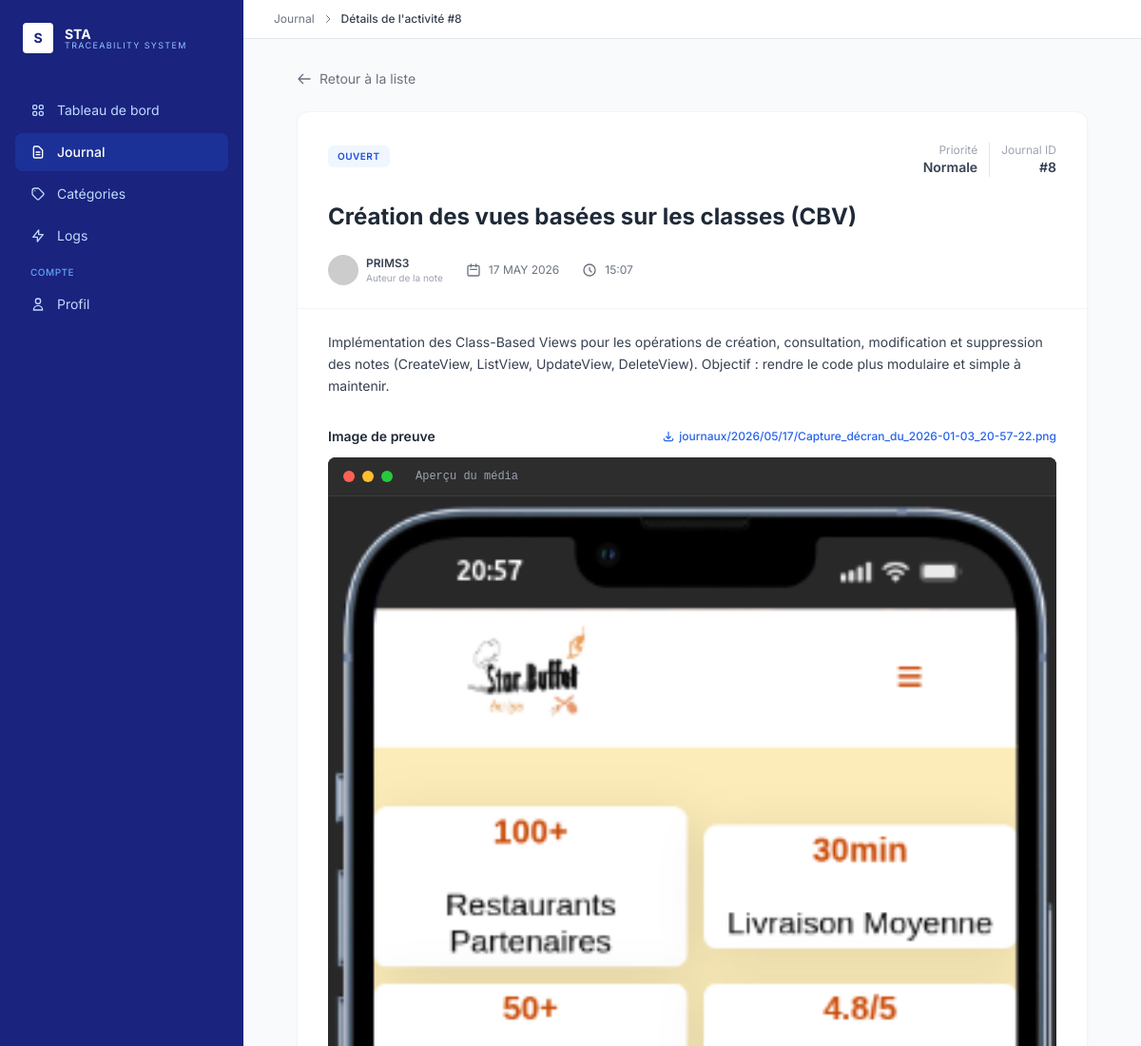
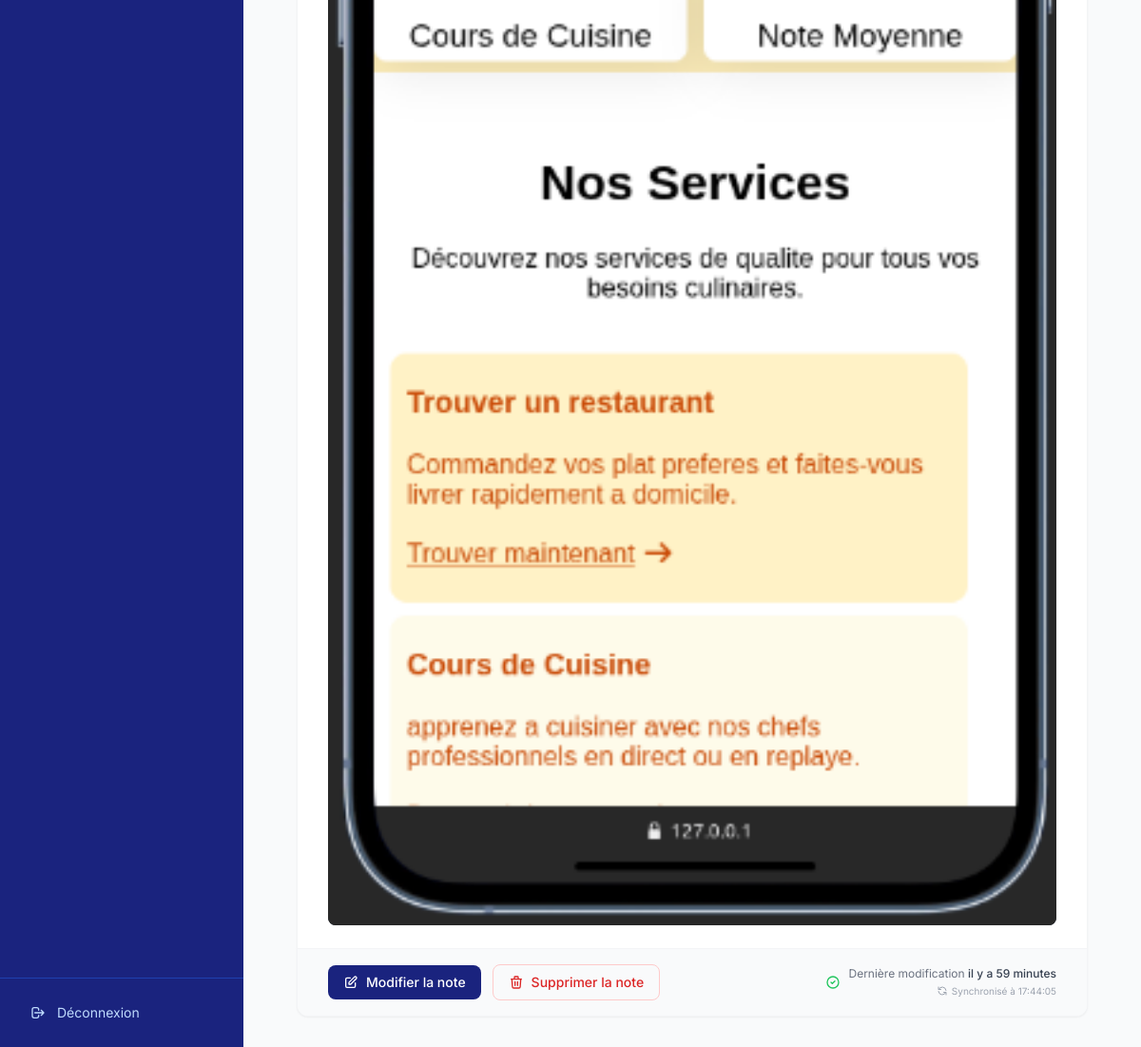
The page /journal/8/ (signed in) on the database its author committed (2 pictures, top to bottom).
### app/models.py (models this page shows, shortened)
class Journal(models.Model):
    PRIORITY_CHOICES = [
        ('basse', 'Basse'),
        ('normale', 'Normale'),
        ('haute', 'Haute'),
    ]
    STATUT_CHOICES = [
        ('ouvert', 'Ouvert'),
        ('en_cours', 'En cours'),
        ('resolu', 'Résolu / Terminé'),
    ]
    titre = models.CharField(max_length=200, verbose_name="Titre de l'activité")
    contenu = models.TextField(verbose_name="Description détaillée")
    image = models.ImageField(upload_to='journaux/%Y/%m/%d/', blank=True, null=True, verbose_name="Image de preuve")
    priorite = models.CharField(max_length=10, choices=PRIORITY_CHOICES, default='normale')
    statut = models.CharField(max_length=15, choices=STATUT_CHOICES, default='ouvert')
    categorie = models.ForeignKey(Categorie, on_delete=models.SET_NULL, null=True, blank=True, related_name='journaux', verbose_name="Catégorie")
    auteur = models.ForeignKey(User, on_delete=models.CASCADE, related_name='journaux')
    date_creation = models.DateTimeField(auto_now_add=True, verbose_name="Créé le")
    date_modification = models.DateTimeField(auto_now=True, verbose_name="Modifié le")
    class Meta:
        ordering = ['-date_creation']
        verbose_name = "Entrée de journal"
        verbose_name_plural = "Entrées de journal"

### app/views.py (the view)
# urls.py: path("journal/<int:pk>/", JournalDetailView.as_view(), name="journal_detail"),
class JournalDetailView(LoginRequiredMixin, generic.DetailView):
    model = Journal
    template_name = "details.html"
    context_object_name = "journal"

### app/templates/details.html (shortened to what this page needs)
<!DOCTYPE html>
<html lang="fr">
<head>
    <script src="https://cdn.tailwindcss.com"></script>
</head>
<body class="bg-gray-50 flex min-h-screen">
    <aside class="w-64 bg-[#1a237e] flex flex-col fixed h-full">
        <div class="p-6 flex items-center gap-3">
            <div class="w-8 h-8 bg-white rounded flex items-center justify-center">
                <span class="text-[#1a237e] font-bold text-sm">S</span>
            </div>
            <div class="flex flex-col">
                <span class="text-white font-bold text-sm leading-none">STA</span>
                <span class="text-[9px] text-blue-300 tracking-[0.15em] uppercase leading-none">Traceability System</span>
            </div>
        </div>
        <nav class="flex-1 px-4 py-4 space-y-1">
            <a href="#" class="flex items-center gap-3 px-4 py-2.5 text-blue-200 hover:text-white hover:bg-blue-800/30 rounded-lg text-sm transition-colors">
                Tableau de bord
            </a>
            <a href="#" class="flex items-center gap-3 px-4 py-2.5 bg-blue-800/50 text-white rounded-lg text-sm font-medium">
                <svg xmlns="http://www.w3.org/2000/svg" class="h-4 w-4" fill="none" viewBox="0 0 24 24" stroke="currentColor">
                    <path stroke-linecap="round" stroke-linejoin="round" stroke-width="2" d="M9 12h6m-6 4h6m2 5H7a2 2 0 01-2-2V5a2 2 0 012-2h5.586a1 1 0 01.707.293l5.414 5.414a1 1 0 01.293.707V19a2 2 0 01-2 2z" />
                </svg>
                Journal
            </a>
            <a href="#" class="flex items-center gap-3 px-4 py-2.5 text-blue-200 hover:text-white hover:bg-blue-800/30 rounded-lg text-sm transition-colors">
                <svg xmlns="http://www.w3.org/2000/svg" class="h-4 w-4" fill="none" viewBox="0 0 24 24" stroke="currentColor">
                    <path stroke-linecap="round" stroke-linejoin="round" stroke-width="2" d="M7 7h.01M7 3h5c.512 0 1.024.195 1.414.586l7 7a2 2 0 010 2.828l-7 7a2 2 0 01-2.828 0l-7-7A1.994 1.994 0 013 12V7a4 4 0 014-4z" />
                </svg>
                Catégories
            </a>
            <a href="#" class="flex items-center gap-3 px-4 py-2.5 text-blue-200 hover:text-white hover:bg-blue-800/30 rounded-lg text-sm transition-colors">
                <svg xmlns="http://www.w3.org/2000/svg" class="h-4 w-4" fill="none" viewBox="0 0 24 24" stroke="currentColor">
                    <path stroke-linecap="round" stroke-linejoin="round" stroke-width="2" d="M13 10V3L4 14h7v7l9-11h-7z" />
                </svg>
                Logs
            </a>
            <div class="mt-6 mb-2 px-4">
                <span class="text-[10px] text-blue-400 uppercase tracking-wider font-medium">Compte</span>
            </div>
            <a href="#" class="flex items-center gap-3 px-4 py-2.5 text-blue-200 hover:text-white hover:bg-blue-800/30 rounded-lg text-sm transition-colors">
                <svg xmlns="http://www.w3.org/2000/svg" class="h-4 w-4" fill="none" viewBox="0 0 24 24" stroke="currentColor">
                    <path stroke-linecap="round" stroke-linejoin="round" stroke-width="2" d="M16 7a4 4 0 11-8 0 4 4 0 018 0zM12 14a7 7 0 00-7 7h14a7 7 0 00-7-7z" />
                </svg>
                Profil
            </a>
        </nav>
        <div class="p-4 border-t border-blue-800">
            <a href="#" class="flex items-center gap-3 px-4 py-2.5 text-blue-200 hover:text-white text-sm transition-colors">
                <svg xmlns="http://www.w3.org/2000/svg" class="h-4 w-4" fill="none" viewBox="0 0 24 24" stroke="currentColor">
                    <path stroke-linecap="round" stroke-linejoin="round" stroke-width="2" d="M17 16l4-4m0 0l-4-4m4 4H7m6 4v1a3 3 0 01-3 3H6a3 3 0 01-3-3V7a3 3 0 013-3h4a3 3 0 013 3v1" />
                </svg>
                Déconnexion
            </a>
        </div>
    </aside>
    <main class="flex-1 ml-64">
        <div class="bg-white border-b border-gray-200 px-8 py-3 flex items-center justify-between">
            <div class="flex items-center gap-2 text-xs text-gray-500">
                <span>Journal</span>
                <svg xmlns="http://www.w3.org/2000/svg" class="h-3 w-3" fill="none" viewBox="0 0 24 24" stroke="currentColor">
                    <path stroke-linecap="round" stroke-linejoin="round" stroke-width="2" d="M9 5l7 7-7 7" />
                </svg>
                <span class="text-gray-700 font-medium">Détails de l'activité #{{ journal.id }}</span>
            </div>
        </div>
        <div class="max-w-4xl mx-auto p-8">
            <a href="{% url 'journal' %}" class="inline-flex items-center gap-2 text-sm text-gray-500 hover:text-gray-700 mb-6 transition-colors">
                <svg xmlns="http://www.w3.org/2000/svg" class="h-4 w-4" fill="none" viewBox="0 0 24 24" stroke="currentColor">
                    <path stroke-linecap="round" stroke-linejoin="round" stroke-width="2" d="M10 19l-7-7m0 0l7-7m-7 7h18" />
                </svg>
                Retour à la liste
            </a>
            <div class="bg-white rounded-xl border border-gray-100 shadow-sm overflow-hidden">
                <div class="px-8 pt-8 pb-6">
                    <div class="flex items-start justify-between mb-6">
                        <div>
                            <span class="inline-flex items-center px-2.5 py-1 rounded-md bg-blue-50 text-blue-700 text-[10px] font-semibold uppercase tracking-wider mb-3">
                                {{ journal.get_statut_display }}
                            </span>
                        </div>
                        <div class="flex items-center gap-3">
                            <div class="text-right">
                                <div class="text-xs text-gray-400">Priorité</div>
                                <div class="text-sm font-semibold text-gray-700">{{ journal.get_priorite_display }}</div>
                            </div>
                            <div class="text-right border-l border-gray-200 pl-3">
                                <div class="text-xs text-gray-400">Journal ID</div>
                                <div class="text-sm font-semibold text-gray-700">#{{ journal.id }}</div>
                            </div>
                        </div>
                    </div>
                    <h1 class="text-2xl font-bold text-gray-800 mb-6">{{ journal.titre }}</h1>
                    <div class="flex items-center gap-6">
                        <div class="flex items-center gap-2">
                            <img src="https://ui-avatars.com/api/?name={{ journal.auteur.username }}&background=random" alt="{{ journal.auteur.username }}" class="w-8 h-8 rounded-full">
                            <div>
                                <div class="text-xs font-semibold text-gray-700">{{ journal.auteur.username|upper }}</div>
                                <div class="text-[10px] text-gray-400">Auteur de la note</div>
                            </div>
                        </div>
                        <div class="flex items-center gap-2 text-xs text-gray-500">
                            <svg xmlns="http://www.w3.org/2000/svg" class="h-4 w-4" fill="none" viewBox="0 0 24 24" stroke="currentColor">
                                <path stroke-linecap="round" stroke-linejoin="round" stroke-width="2" d="M8 7V3m8 4V3m-9 8h10M5 21h14a2 2 0 002-2V7a2 2 0 00-2-2H5a2 2 0 00-2 2v12a2 2 0 002 2z" />
                            </svg>
                            {{ journal.date_creation|date:"d F Y"|upper }}
                        </div>
                        <div class="flex items-center gap-2 text-xs text-gray-500">
                            <svg xmlns="http://www.w3.org/2000/svg" class="h-4 w-4" fill="none" viewBox="0 0 24 24" stroke="currentColor">
                                <path stroke-linecap="round" stroke-linejoin="round" stroke-width="2" d="M12 8v4l3 3m6-3a9 9 0 11-18 0 9 9 0 0118 0z" />
                            </svg>
                            {{ journal.date_creation|date:"H:i" }}
                        </div>
                    </div>
                </div>
                <div class="border-t border-gray-100"></div>
                <div class="px-8 py-6">
                    <div class="space-y-6 text-sm text-gray-700 leading-relaxed">
                        {{ journal.contenu|linebreaks }}
                    </div>
                    {% if journal.image %}
                    <div class="mt-8">
                        <div class="flex items-center justify-between mb-3">
                            <h3 class="text-sm font-semibold text-gray-800">Image de preuve</h3>
                            <a href="{{ journal.image.url }}" target="_blank" class="text-xs text-blue-600 hover:text-blue-700 font-medium flex items-center gap-1">
                                <svg xmlns="http://www.w3.org/2000/svg" class="h-3.5 w-3.5" fill="none" viewBox="0 0 24 24" stroke="currentColor">
                                    <path stroke-linecap="round" stroke-linejoin="round" stroke-width="2" d="M4 16v1a3 3 0 003 3h10a3 3 0 003-3v-1m-4-4l-4 4m0 0l-4-4m4 4V4" />
                                </svg>
                                {{ journal.image.name }}
                            </a>
                        </div>
                        <div class="bg-gray-900 rounded-lg overflow-hidden">
                            <div class="flex items-center gap-2 px-4 py-3 bg-[#2d2d2d] border-b border-[#3e3e3e]">
                                <div class="w-3 h-3 rounded-full bg-[#ff5f56]"></div>
                                <div class="w-3 h-3 rounded-full bg-[#ffbd2e]"></div>
                                <div class="w-3 h-3 rounded-full bg-[#27c93f]"></div>
                                <span class="ml-4 text-xs text-gray-400 font-mono">Aperçu du média</span>
                            </div>
                            <img src="{{ journal.image.url }}" class="w-full h-auto" alt="Preuve">
                        </div>
                    </div>
                    {% endif %}
                </div>
                <div class="px-8 py-4 bg-gray-50 border-t border-gray-100 flex items-center justify-between">
                    {% if journal.auteur == user %}
                    <div class="flex items-center gap-3">
                        <a href="{% url 'journal_update' journal.pk %}" class="inline-flex items-center gap-2 px-4 py-2 bg-[#1a237e] hover:bg-[#0d1642] text-white text-sm font-medium rounded-lg transition-colors">
                            <svg xmlns="http://www.w3.org/2000/svg" class="h-4 w-4" fill="none" viewBox="0 0 24 24" stroke="currentColor">
                                <path stroke-linecap="round" stroke-linejoin="round" stroke-width="2" d="M11 5H6a2 2 0 00-2 2v11a2 2 0 002 2h11a2 2 0 002-2v-5m-1.414-9.414a2 2 0 112.828 2.828L11.828 15H9v-2.828l8.586-8.586z" />
                            </svg>
                            Modifier la note
                        </a>
                        <button onclick="toggleModal('deleteModal')" class="inline-flex items-center gap-2 px-4 py-2 border border-red-200 text-red-600 hover:bg-red-50 text-sm font-medium rounded-lg transition-colors">
                            <svg xmlns="http://www.w3.org/2000/svg" class="h-4 w-4" fill="none" viewBox="0 0 24 24" stroke="currentColor">
                                <path stroke-linecap="round" stroke-linejoin="round" stroke-width="2" d="M19 7l-.867 12.142A2 2 0 0116.138 21H7.862a2 2 0 01-1.995-1.858L5 7m5 4v6m4-6v6m1-10V4a1 1 0 00-1-1h-4a1 1 0 00-1 1v3M4 7h16" />
                            </svg>
                            Supprimer la note
                        </button>
                    </div>
                    {% else %}
                    <div></div>
                    {% endif %}
                    <div class="flex items-center gap-2 text-xs text-gray-500">
                        <svg xmlns="http://www.w3.org/2000/svg" class="h-4 w-4 text-green-500" fill="none" viewBox="0 0 24 24" stroke="currentColor">
                            <path stroke-linecap="round" stroke-linejoin="round" stroke-width="2" d="M9 12l2 2 4-4m6 2a9 9 0 11-18 0 9 9 0 0118 0z" />
                        </svg>
                        <div class="flex flex-col items-end">
                            <span>Dernière modification <span class="font-medium text-gray-700">il y a {{ journal.date_modification|timesince }}</span></span>
                            <span class="flex items-center gap-1 text-[10px] text-gray-400 mt-0.5">
                                <svg xmlns="http://www.w3.org/2000/svg" class="h-3 w-3" fill="none" viewBox="0 0 24 24" stroke="currentColor">
                                    <path stroke-linecap="round" stroke-linejoin="round" stroke-width="2" d="M4 4v5h.582m15.356 2A8.001 8.001 0 004.582 9m0 0H9m11 11v-5h-.581m0 0a8.003 8.003 0 01-15.357-2m15.357 2H15" />
                                </svg>
                                Synchronisé à {% now "H:i:s" %}
                            </span>
                        </div>
                    </div>
                </div>
            </div>
        </div>
    </main>
</body>
</html>

### app/templates/details.html (style rules this page uses)
body { font-family: 'Inter', sans-serif; }

### rows shown on the page
Journal: id "8", statut "OUVERT", priorite "Normale", titre "Création des vues basées sur les classes (CBV)", auteur.username "PRIMS3", date_creation "17 MAY 2026", date_creation "15:07", contenu "Implémentation des Class-Based Views pour les opérations de création, consultation, modification et suppression des notes (CreateView, ListView, UpdateView, DeleteView). Objectif : rendre le code plus modulaire et simple à maintenir.", image.name "journaux/2026/05/17/Capture_décran_du_2026-01-03_20-57-22.png", image (picture), date_modification "59 minutes"
